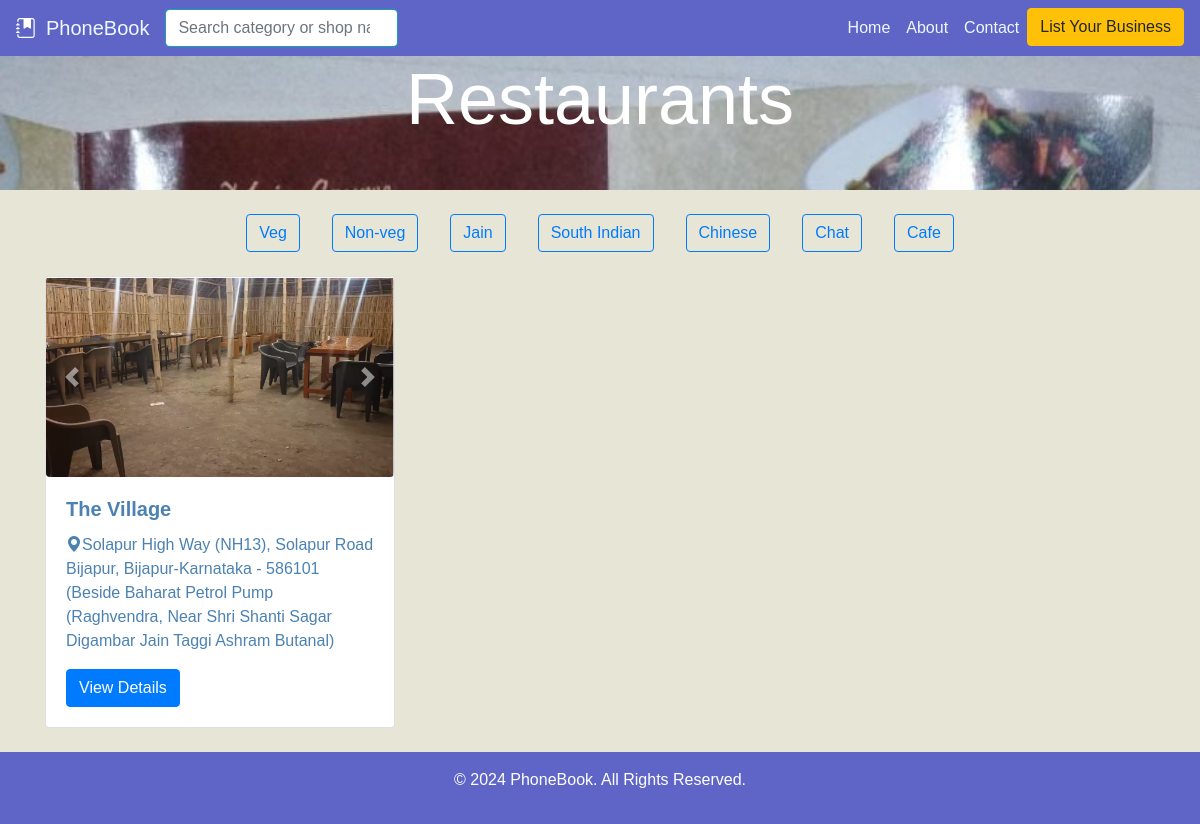
Screenshot of /category/1/shops/?subcategory_id=58 with the database file from the repository.
### shops/models.py (models this page shows, shortened)
class Category(models.Model):
    name = models.CharField(max_length=255)
    icon = models.CharField(max_length=255, blank=True, null=True)
    image = models.ImageField(upload_to='category_images/', blank=True, null=True)

class Subcategory(models.Model):
    category = models.ForeignKey(Category, on_delete=models.CASCADE)
    name = models.CharField(max_length=255)

class ShopImage(models.Model):
    shop = models.ForeignKey(Shop, on_delete=models.CASCADE, related_name='images')
    image = models.ImageField(upload_to='shop_images/')

class Shop(models.Model):
    category = models.ForeignKey(Category, on_delete=models.CASCADE)
    subcategory = models.ForeignKey(Subcategory, on_delete=models.SET_NULL, null=True, blank=True)
    name = models.CharField(max_length=255)
    address = models.TextField()
    phone_number = models.CharField(max_length=15, blank=True, null=True)
    email = models.EmailField(blank=True, null=True)
    website = models.URLField(blank=True, null=True)
    description = models.TextField(blank=True, null=True)
    opening_hours = models.CharField(max_length=255, blank=True, null=True)

### shops/views.py (the view)
# urls.py: path('category/<int:category_id>/shops/', views.category_shops, name='category_shops'),
def category_shops(request, category_id):
    category = get_object_or_404(Category, id=category_id)
    subcategories = Subcategory.objects.filter(category=category)
    selected_subcategory_id = request.GET.get('subcategory_id')
    if selected_subcategory_id:
        subcategory = get_object_or_404(Subcategory, id=selected_subcategory_id)
        shops = Shop.objects.filter(category=category, subcategory=subcategory)
    else:
        shops = Shop.objects.filter(category=category)
    return render(request, 'shops/category_shops.html', {
        'category': category,
        'subcategories': subcategories,
        'shops': shops,
        'selected_subcategory_id': selected_subcategory_id,
    })

### templates/shops/category_shops.html (shortened to what this page needs)
{% extends 'shops/base.html' %}
{% load static %}
{% block content %}
<section class="bsb-hero-1 px-3 bsb-overlay bsb-hover-pull" style="background-image: url('{{ category.image.url|default_if_none:"https://encrypted-tbn0.gstatic.com/images?q=tbn:ANd9GcSEulEy9Ku6oIvOetWFuLJchksSiZlEJenoyg&s" }}'); background-repeat:no-repeat; background-size:100%;">
    <div class="container">
    <div class="row justify-content-md-center">
      <div class="col-12 col-md-11 col-lg-9 col-xl-7 col-xxl-6 text-center text-white">
        <h2 class="display-3 fw-bold mb-3" >{{ category.name }}</h2>
      </div>
    </div>
  </div>
</section>
<main>
    <div class="container">
        <div class="subcategories d-flex justify-content-center">
            {% for subcat in subcategories %}
                <a class="btn btn-outline-primary m-3 my-4 {% if subcat.id == selected_subcategory_id %}active{% endif %}" href="?subcategory_id={{ subcat.id }}">{{ subcat.name }}</a>
            {% endfor %}
        </div>
        <div class="row">
            {% for shop in shops %}
            <div class="col-md-4 col-sm-6 col-12 mb-4">
                <div class="card rounded">
                    <div id="shopCarousel{{ shop.id }}" class="carousel slide" data-ride="carousel">
                        <div class="carousel-inner">
                            {% for image in shop.images.all %}
                            <div class="carousel-item {% if forloop.first %}active{% endif %}">
                                <img src="{{ image.image.url }}" class="d-block w-100 rounded" height="200px" alt="{{ shop.name }}">
                            </div>
                            {% endfor %}
                        </div>
                        <a class="carousel-control-prev" href="#shopCarousel{{ shop.id }}" role="button" data-slide="prev">
                            <span class="carousel-control-prev-icon" aria-hidden="true"></span>
                        </a>
                        <a class="carousel-control-next" href="#shopCarousel{{ shop.id }}" role="button" data-slide="next">
                            <span class="carousel-control-next-icon" aria-hidden="true"></span>
                        </a>
                    </div>
                    <div class="card-body">
                        <h5 class="card-title"><b>{{ shop.name }}</b></h5>
                        <p class="card-text"><i class="bi bi-geo-alt-fill"></i>{{ shop.address }}</p>
                        <a href="{% url 'shop_detail' shop.id %}" class="btn btn-primary">View Details</a>
                    </div>
                </div>
            </div>
            {% endfor %}
        </div>
    </div>
</main>
{% endblock %}

### static/styles.css (style rules this page uses)
body { font-family: Arial, sans-serif; }

### rows the page displays
Category: image (picture), name "Restaurants"
Subcategory: name "Veg"
Subcategory: name "Non-veg"
Subcategory: name "Jain"
Subcategory: name "South Indian"
Subcategory: name "Chinese"
Subcategory: name "Chat"
Subcategory: name "Cafe"
Shop: name "The Village", address "Solapur High Way (NH13), Solapur Road Bijapur, Bijapur-Karnataka - 586101 (Beside Baharat Petrol Pump (Raghvendra, Near Shri Shanti Sagar Digambar Jain Taggi Ashram Butanal)"
ShopImage: image (picture)
